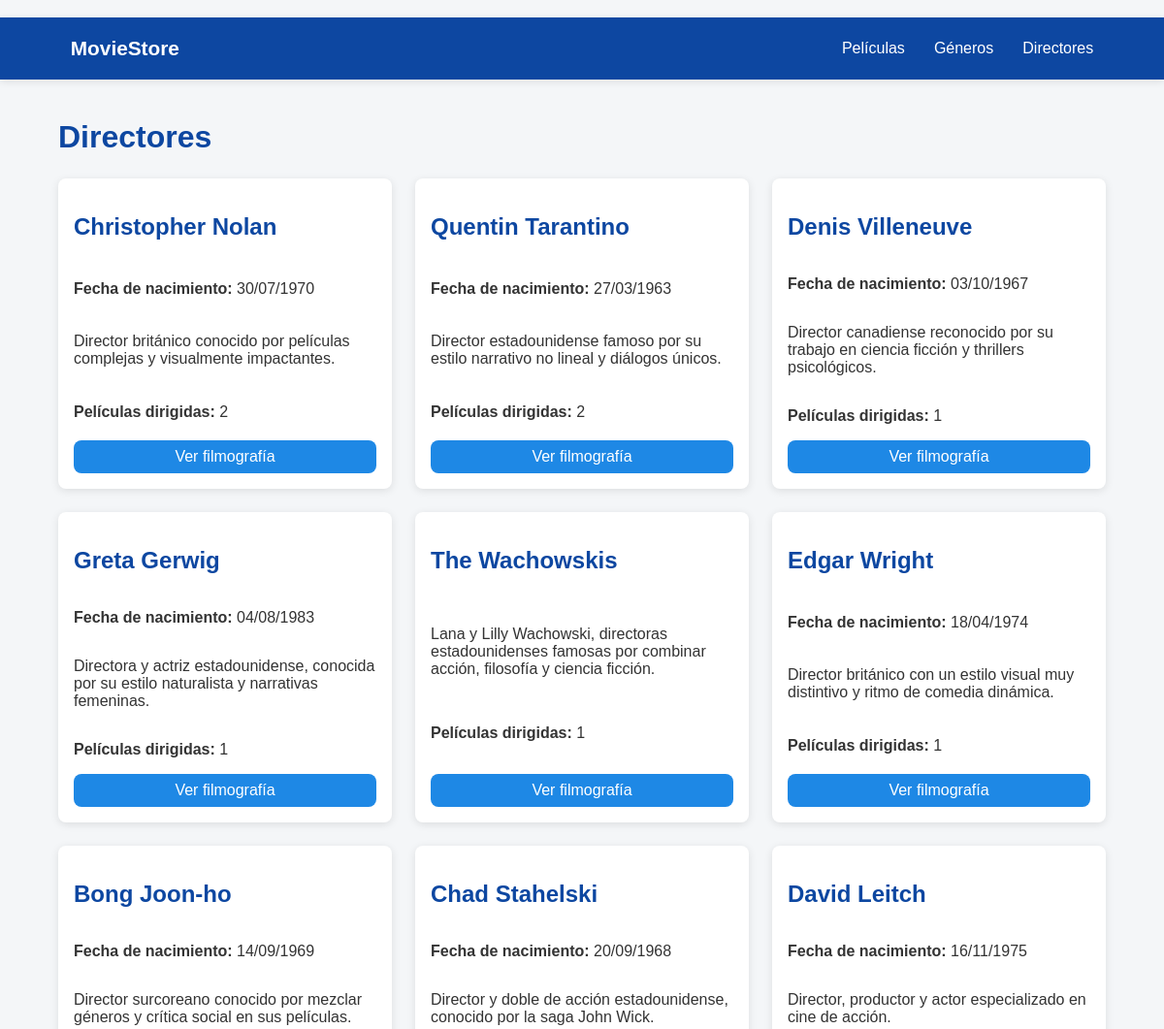
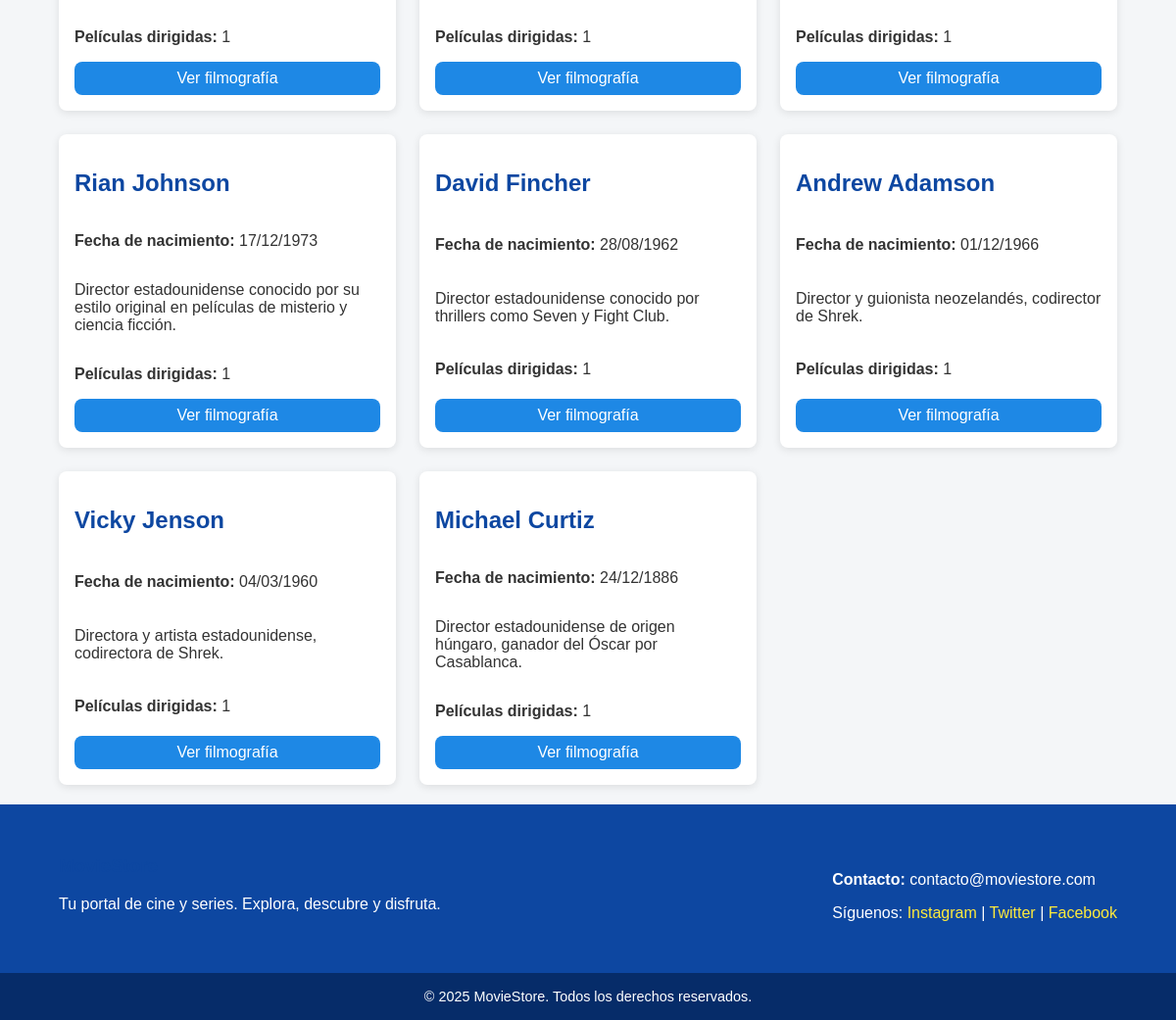
The page /directors/ on the database its author committed (2 pictures, top to bottom).
### movies/models.py (models this page shows, shortened)
class Director(models.Model):
    name = models.CharField(max_length=100)
    biography = models.TextField()
    birth_date = models.DateField(null=True, blank=True)

### movies/views.py (the view)
# urls.py: path('directors/', views.director_list, name='director_list'),
def director_list(request):
    directors = Director.objects.all()
    return render(request, 'movies/director_list.html', {'directors': directors})

### movies/templates/movies/director_list.html (shortened to what this page needs)
{% extends 'movies/base.html' %}
{% block content %}
    <h1>Directores</h1>
    <div class="director-grid movie-grid">
        {% for director in directors %}
            <div class="card">
                <h2>{{ director.name }}</h2>
                {% if director.birth_date %}
                    <p><strong>Fecha de nacimiento:</strong> {{ director.birth_date|date:"d/m/Y" }}</p>
                {% endif %}
                {% if director.biography %}
                    <p>{{ director.biography|truncatewords:50 }}</p>
                {% endif %}
                <p><strong>Películas dirigidas:</strong> {{ director.movies.count }}</p>
                <a href="{% url 'movies:director_detail' director.pk %}" class="button">Ver filmografía</a>
            </div>
        {% empty %}
            <p>No hay directores disponibles.</p>
        {% endfor %}
    </div>
{% endblock %}

### movies/static/movies/styles.css (style rules this page uses)
html, body { height: 100%; margin: 0; }
body { display: flex; flex-direction: column; min-height: 100vh; font-family: "Poppins", Arial, sans-serif; margin: 0; background-color: #f4f6f8; color: #333; }
h1, h2, h3, h4 { color: #0d47a1; }
.movie-grid { display: grid; grid-template-columns: repeat(auto-fit, minmax(260px, 1fr)); gap: 1.5rem; margin-top: 1.5rem; }
.card { background-color: #fff; border-radius: 8px; box-shadow: 0 2px 8px rgba(0, 0, 0, 0.1); padding: 1rem; transition: transform 0.2s ease, box-shadow 0.3s ease; display: flex; flex-direction: column; justify-content: space-between; }
.button { display: inline-block; background-color: #1e88e5; color: white; padding: 0.5rem 1rem; border-radius: 8px; text-decoration: none; text-align: center; font-weight: 500; transition: background-color 0.3s ease, transform 0.1s ease-in; }

### rows shown on the page
Director: name "Christopher Nolan", birth_date "30/07/1970", biography "Director británico conocido por películas complejas y visualmente impactantes.", movies.count "2"
Director: name "Quentin Tarantino", birth_date "27/03/1963", biography "Director estadounidense famoso por su estilo narrativo no lineal y diálogos únicos.", movies.count "2"
Director: name "Denis Villeneuve", birth_date "03/10/1967", biography "Director canadiense reconocido por su trabajo en ciencia ficción y thrillers psicológicos.", movies.count "1"
Director: name "Greta Gerwig", birth_date "04/08/1983", biography "Directora y actriz estadounidense, conocida por su estilo naturalista y narrativas femeninas.", movies.count "1"
Director: name "The Wachowskis", biography "Lana y Lilly Wachowski, directoras estadounidenses famosas por combinar acción, filosofía y ciencia ficción.", movies.count "1"
Director: name "Edgar Wright", birth_date "18/04/1974", biography "Director británico con un estilo visual muy distintivo y ritmo de comedia dinámica.", movies.count "1"
Director: name "Bong Joon-ho", birth_date "14/09/1969", biography "Director surcoreano conocido por mezclar géneros y crítica social en sus películas.", movies.count "1"
Director: name "Chad Stahelski", birth_date "20/09/1968", biography "Director y doble de acción estadounidense, conocido por la saga John Wick.", movies.count "1"
Director: name "David Leitch", birth_date "16/11/1975", biography "Director, productor y actor especializado en cine de acción.", movies.count "1"
Director: name "Rian Johnson", birth_date "17/12/1973", biography "Director estadounidense conocido por su estilo original en películas de misterio y ciencia ficción.", movies.count "1"
Director: name "David Fincher", birth_date "28/08/1962", biography "Director estadounidense conocido por thrillers como Seven y Fight Club.", movies.count "1"
Director: name "Andrew Adamson", birth_date "01/12/1966", biography "Director y guionista neozelandés, codirector de Shrek.", movies.count "1"
Director: name "Vicky Jenson", birth_date "04/03/1960", biography "Directora y artista estadounidense, codirectora de Shrek.", movies.count "1"
Director: name "Michael Curtiz", birth_date "24/12/1886", biography "Director estadounidense de origen húngaro, ganador del Óscar por Casablanca.", movies.count "1"
